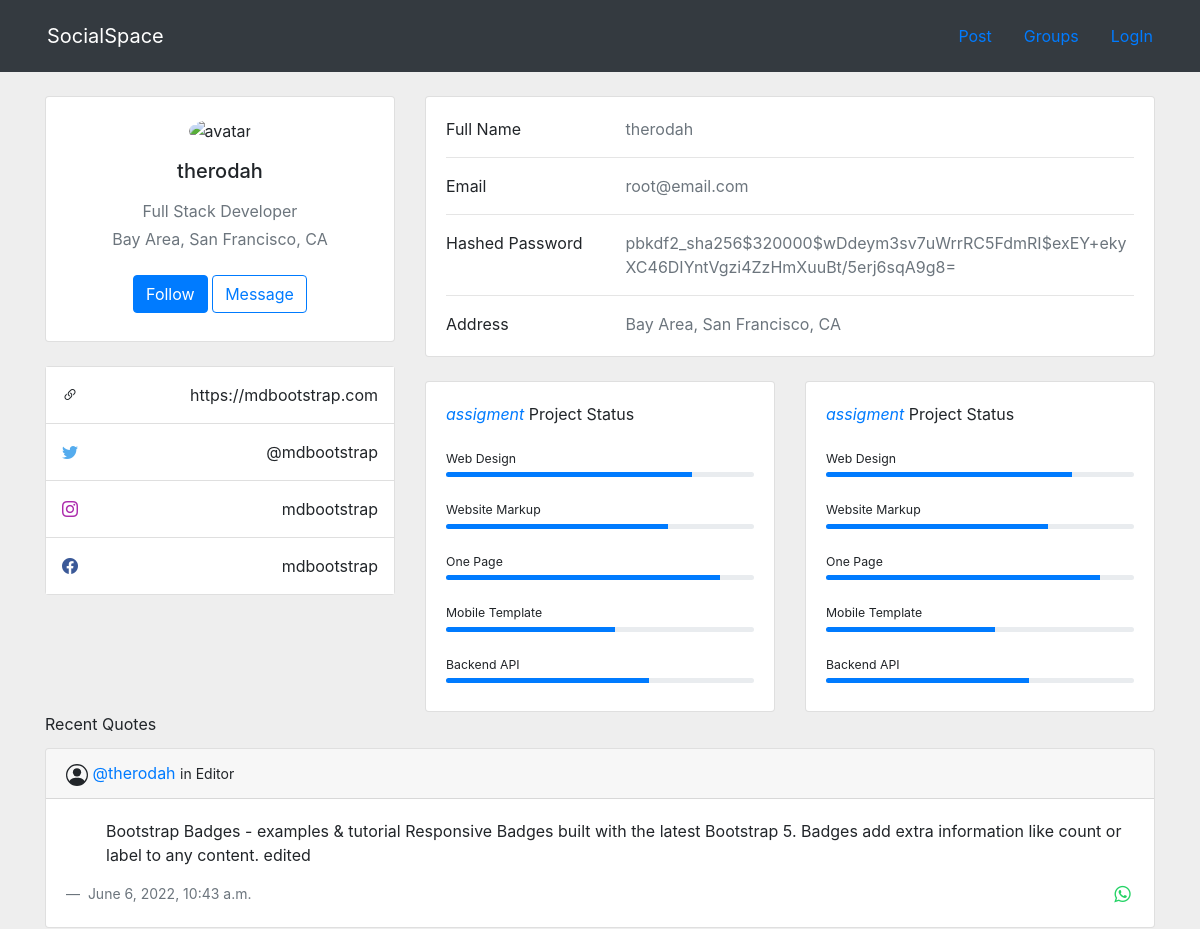
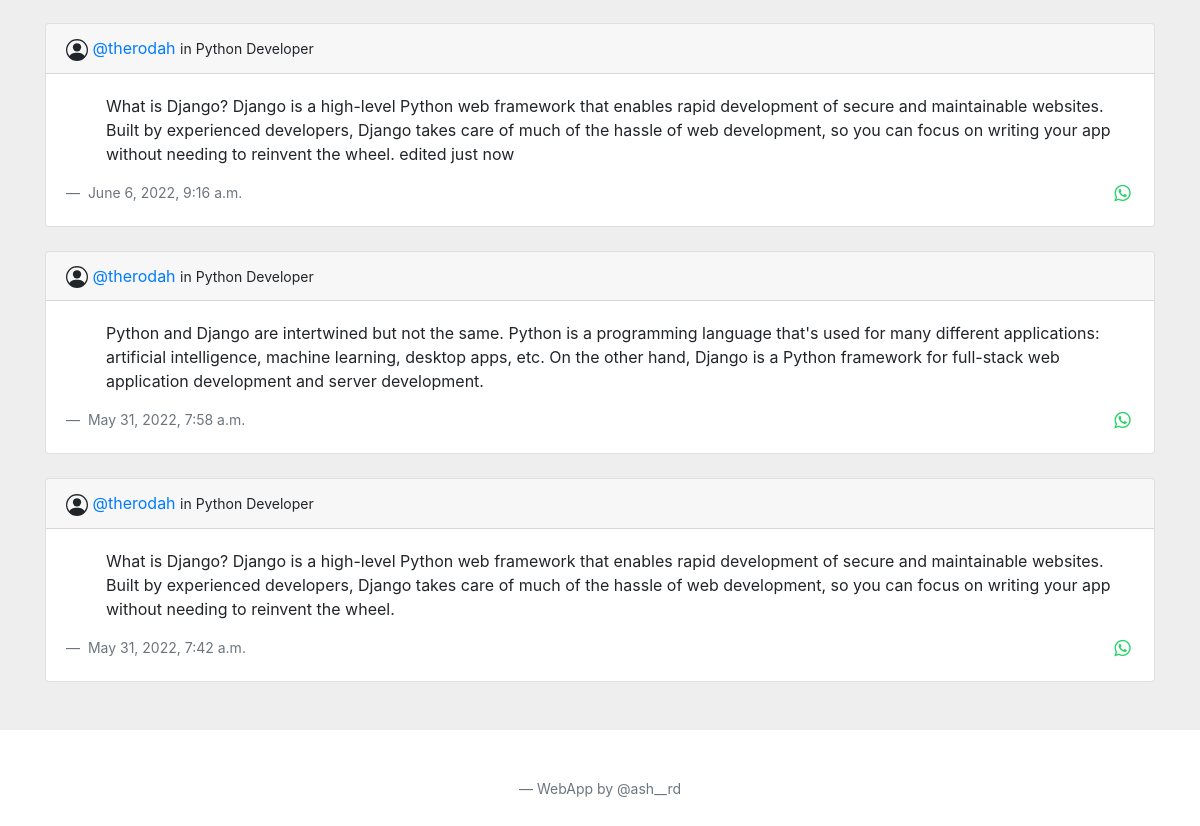
The page /by/therodah/ on the database its author committed (2 pictures, top to bottom).
### posts/models.py (models this page shows, shortened)
class Post(models.Model):
	user = models.ForeignKey(User, related_name='posts', on_delete=models.CASCADE)
	created_at = models.DateTimeField(auto_now=True)
	message = models.TextField()
	message_html = models.TextField(editable=False)
	group = models.ForeignKey(Group, related_name='posts', null=True, blank=True, on_delete=models.CASCADE)
	class Meta:
		ordering = ['-created_at']
		unique_together = ('user', 'message')

### groups/models.py (models this page shows, shortened)
class Group(models.Model):
	name = models.CharField(max_length=256, unique=True)
	slug = models.SlugField(allow_unicode=True, unique=True, editable=False)
	description = models.TextField(blank=True, default='')
	description_html = models.TextField(editable=False, blank=True, default='')
	members = models.ManyToManyField(User, through='GroupMember')
	class Meta:
		ordering = ["name"]

### posts/views.py (the view)
# urls.py: path('by/<username>/', views.UserPosts.as_view(), name='for_user'),
class UserPosts(generic.ListView):
	model = models.Post
	template_name = "posts/user_post_list.html"
	def get_queryset(self):
		try:
			self.post_user = User.objects.prefetch_related('posts').get(username__iexact=self.kwargs.get('username'))
		except User.DoesNotExist:
			raise Http404
		else:
			return self.post_user.posts.all
	def get_context_data(self, **kwargs):
		context = super().get_context_data(**kwargs)
		context['post_user'] = self.post_user
		return context

### posts/templates/posts/user_post_list.html (shortened to what this page needs)
{% extends 'posts/post_base.html' %}
	{% block content %}
		{% block preblock %}
<section style="background-color: #eee;">
  <div class="container py-4">
    <div class="row">
      <div class="col-lg-4">
        <div class="card mb-4">
          <div class="card-body text-center">
            <img src="https://mdbcdn.b-cdn.net/img/Photos/new-templates/bootstrap-chat/ava3.webp" alt="avatar"
              class="rounded-circle img-fluid" style="width: 150px;">
            <h5 class="my-3">{{ post_user.username }}</h5>
            <p class="text-muted mb-1">Full Stack Developer</p>
            <p class="text-muted mb-4">Bay Area, San Francisco, CA</p>
            <div class="d-flex justify-content-center mb-2">
              <button type="button" class="btn btn-primary">Follow</button>
              <span> &nbsp;</span>
              <button type="button" class="btn btn-outline-primary ms-1">Message</button>
            </div>
          </div>
        </div>
        <div class="card mb-4 mb-lg-0">
          <div class="card-body p-0">
            <ul class="list-group list-group-flush rounded-3">
              <li class="list-group-item d-flex justify-content-between align-items-center p-3">
								<i class="bi bi-link-45deg"></i>
                <p class="mb-0">https://mdbootstrap.com</p>
              </li>
              <li class="list-group-item d-flex justify-content-between align-items-center p-3">
                <i class="bi bi-twitter" style="color: #55acee;"></i>
                <p class="mb-0">@mdbootstrap</p>
              </li>
              <li class="list-group-item d-flex justify-content-between align-items-center p-3">
                <i class="bi bi-instagram" style="color: #ac2bac;"></i>
                <p class="mb-0">mdbootstrap</p>
              </li>
              <li class="list-group-item d-flex justify-content-between align-items-center p-3">
                <i class="bi bi-facebook" style="color: #3b5998;"></i>
                <p class="mb-0">mdbootstrap</p>
              </li>
            </ul>
          </div>
        </div>
      </div>
      <div class="col-lg-8">
        <div class="card mb-4">
          <div class="card-body">
            <div class="row">
              <div class="col-sm-3">
                <p class="mb-0">Full Name</p>
              </div>
              <div class="col-sm-9">
                <p class="text-muted mb-0">{{ post_user.username }}</p>
              </div>
            </div>
            <hr>
            <div class="row">
              <div class="col-sm-3">
                <p class="mb-0">Email</p>
              </div>
              <div class="col-sm-9">
                <p class="text-muted mb-0">{{ post_user.email }}</p>
              </div>
            </div>
            <hr>
            <div class="row">
              <div class="col-sm-3">
                <p class="mb-0">Hashed Password</p>
              </div>
              <div class="col-sm-9">
                <p class="text-muted mb-0">{{ post_user.password }}</p>
              </div>
            </div>
            <hr>
            <div class="row">
              <div class="col-sm-3">
                <p class="mb-0">Address</p>
              </div>
              <div class="col-sm-9">
                <p class="text-muted mb-0">Bay Area, San Francisco, CA</p>
              </div>
            </div>
          </div>
        </div>
        <div class="row">
          <div class="col-md-6">
            <div class="card mb-4 mb-md-0">
              <div class="card-body">
                <p class="mb-4"><span class="text-primary font-italic me-1">assigment</span> Project Status
                </p>
                <p class="mb-1" style="font-size: .77rem;">Web Design</p>
                <div class="progress rounded" style="height: 5px;">
                  <div class="progress-bar" role="progressbar" style="width: 80%" aria-valuenow="80"
                    aria-valuemin="0" aria-valuemax="100"></div>
                </div>
                <p class="mt-4 mb-1" style="font-size: .77rem;">Website Markup</p>
                <div class="progress rounded" style="height: 5px;">
                  <div class="progress-bar" role="progressbar" style="width: 72%" aria-valuenow="72"
                    aria-valuemin="0" aria-valuemax="100"></div>
                </div>
                <p class="mt-4 mb-1" style="font-size: .77rem;">One Page</p>
                <div class="progress rounded" style="height: 5px;">
                  <div class="progress-bar" role="progressbar" style="width: 89%" aria-valuenow="89"
                    aria-valuemin="0" aria-valuemax="100"></div>
                </div>
                <p class="mt-4 mb-1" style="font-size: .77rem;">Mobile Template</p>
                <div class="progress rounded" style="height: 5px;">
                  <div class="progress-bar" role="progressbar" style="width: 55%" aria-valuenow="55"
                    aria-valuemin="0" aria-valuemax="100"></div>
                </div>
                <p class="mt-4 mb-1" style="font-size: .77rem;">Backend API</p>
                <div class="progress rounded mb-2" style="height: 5px;">
                  <div class="progress-bar" role="progressbar" style="width: 66%" aria-valuenow="66"
                    aria-valuemin="0" aria-valuemax="100"></div>
                </div>
              </div>
            </div>
          </div>
          <div class="col-md-6">
            <div class="card mb-4 mb-md-0">
              <div class="card-body">
                <p class="mb-4"><span class="text-primary font-italic me-1">assigment</span> Project Status
                </p>
                <p class="mb-1" style="font-size: .77rem;">Web Design</p>
                <div class="progress rounded" style="height: 5px;">
                  <div class="progress-bar" role="progressbar" style="width: 80%" aria-valuenow="80"
                    aria-valuemin="0" aria-valuemax="100"></div>
                </div>
                <p class="mt-4 mb-1" style="font-size: .77rem;">Website Markup</p>
                <div class="progress rounded" style="height: 5px;">
                  <div class="progress-bar" role="progressbar" style="width: 72%" aria-valuenow="72"
                    aria-valuemin="0" aria-valuemax="100"></div>
                </div>
                <p class="mt-4 mb-1" style="font-size: .77rem;">One Page</p>
                <div class="progress rounded" style="height: 5px;">
                  <div class="progress-bar" role="progressbar" style="width: 89%" aria-valuenow="89"
                    aria-valuemin="0" aria-valuemax="100"></div>
                </div>
                <p class="mt-4 mb-1" style="font-size: .77rem;">Mobile Template</p>
                <div class="progress rounded" style="height: 5px;">
                  <div class="progress-bar" role="progressbar" style="width: 55%" aria-valuenow="55"
                    aria-valuemin="0" aria-valuemax="100"></div>
                </div>
                <p class="mt-4 mb-1" style="font-size: .77rem;">Backend API</p>
                <div class="progress rounded mb-2" style="height: 5px;">
                  <div class="progress-bar" role="progressbar" style="width: 66%" aria-valuenow="66"
                    aria-valuemin="0" aria-valuemax="100"></div>
                </div>
              </div>
            </div>
          </div>
        </div>
      </div>
    </div>
		<div class="card-title">
			Recent Quotes
		</div>
		{% for post in object_list %}
		<div class="card">
			<div class="card-header">
				<div class="d-flex">
					<div class="mr-auto">
						<a class="text-primary text-decoration-none" href="{% url 'post:for_user' username=post.user.username %}">
							@{{ post.user.username }}
						</a>
						<small>in {{ post.group.name }}</small>
					</div>
				</div>
			</div>
			<div class="card-body">
				<ul class="">
					<p class="lt-base">
						{{ post.message }}
					</p>
				</ul>
				<div class="d-flex">
					<div class="mr-auto">
						<footer class="blockquote-footer">
							{{ post.created_at }}
						</footer>
					</div>
					<div class="ml-auto">
						<footer class="">
								<a
								style="padding: 0.5em; font-size: 0.4em; color: #25D366"
								id="share-wa"
								href="whatsapp://send?text={{ post.message }}"
								class="sharer button">
								<i class="fa fa-3x fa-whatsapp">
								</i>
							</a>
						</footer>
					</div>
				</div>
			</div>
		</div>
		<br />
		{% endfor %}
	</div>
</section>
		{% endblock %}
	{% endblock %}

### rows shown on the page
Post: user.username "therodah", group.name "Editor", message "Bootstrap Badges - examples & tutorial Responsive Badges built with the latest Bootstrap 5. Badges add extra information like count or label to any content. edited", created_at "June 6, 2022, 10:43 a.m."
Post: user.username "therodah", group.name "Python Developer", message "What is Django? Django is a high-level Python web framework that enables rapid development of secure and maintainable websites. Built by experienced developers, Django takes care of much of the hassle of web development, so you can focus on writing your app without needing to reinvent the wheel. edited just now", created_at "June 6, 2022, 9:16 a.m."
Post: user.username "therodah", group.name "Python Developer", message "Python and Django are intertwined but not the same. Python is a programming language that's used for many different applications: artificial intelligence, machine learning, desktop apps, etc. On the other hand, Django is a Python framework for full-stack web application development and server development.", created_at "May 31, 2022, 7:58 a.m."
Post: user.username "therodah", group.name "Python Developer", message "What is Django? Django is a high-level Python web framework that enables rapid development of secure and maintainable websites. Built by experienced developers, Django takes care of much of the hassle of web development, so you can focus on writing your app without needing to reinvent the wheel.", created_at "May 31, 2022, 7:42 a.m."

### other values the page prints
{{ post_user.username }} "therodah"
{{ post_user.email }} "root@email.com"
{{ post_user.password }} "pbkdf2_sha256$320000$wDdeym3sv7uWrrRC5FdmRI$exEY+ekyXC46DIYntVgzi4ZzHmXuuBt/5erj6sqA9g8="
